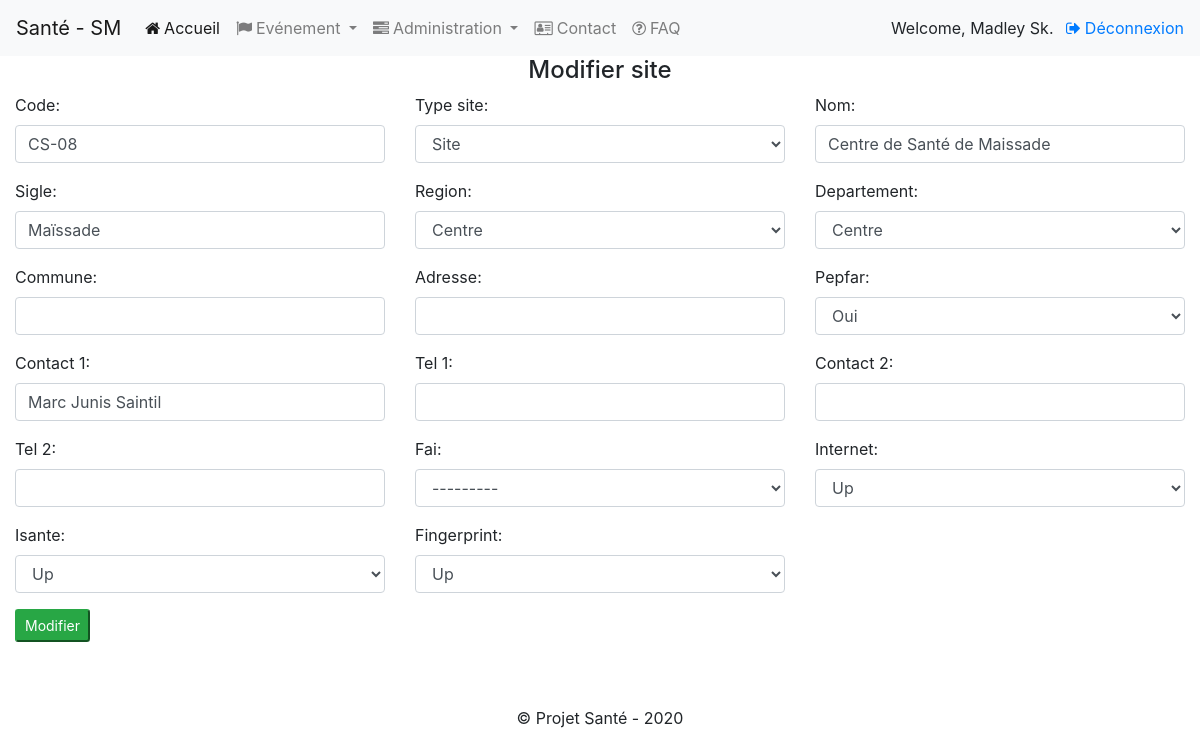
Page /edit_site/12 (signed in) on the earlier database version.
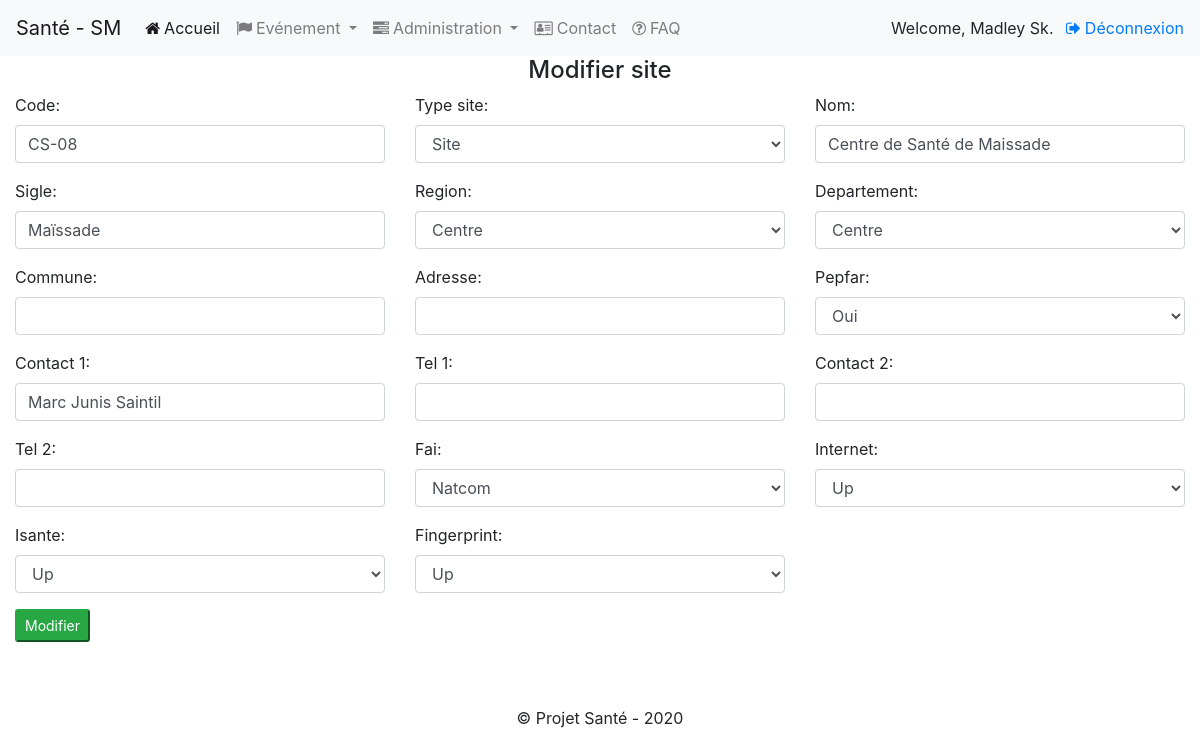
Same page on the later database version.
### smonitoring/models.py (models this page shows, shortened)
class Site(models.Model):
	code = models.CharField(max_length=10,unique=True)
	type_site = models.CharField(max_length=10, choices =[('site','Site'),('bureau','Bureau')])
	nom = models.CharField(max_length=100)
	sigle = models.CharField(max_length=10, default=None, blank=True,null=True)
	region = models.ForeignKey(Region,on_delete=models.CASCADE, related_name="nom_reg")
	departement = models.ForeignKey(Departement,on_delete=models.CASCADE, related_name="dept_ref")
	commune = models.CharField(max_length=100)
	adresse = models.CharField(max_length=100, default=None, blank=True,null=True)
	pepfar = models.CharField(max_length=10, choices = PEPFAR_CHOICES)
	contact_1 = models.CharField(max_length=100)
	tel_1 = models.CharField(max_length=100)
	contact_2 = models.CharField(max_length=100, default=None, blank=True,null=True)
	tel_2 = models.CharField(max_length=100, default=None, blank=True,null=True)
	fai = models.CharField(max_length=100, choices= FAI_CHOICES)
	internet = models.CharField(max_length=15, choices = EL_CHOICES)
	isante = models.CharField(max_length=15, choices = EL_CHOICES)
	fingerprint = models.CharField(max_length=15, choices = EL_CHOICES)

### smonitoring/views.py (the view)
# urls.py: path("edit_site/<int:id_site>",views.edit_site,name="edit_site"),
@login_required
def edit_site(request,id_site):
	context = {
		"page_title": 'Modifier site'
	}
	try:
		site= Site.objects.get(pk=id_site)
	except Site.DoesNotExist:
		return HttpResponseRedirect(reverse('list_sites'))
	if request.method == 'POST':
		form = SiteEditForm(request.POST,instance=site)
		format_form_field(form)
		if form.is_valid():
			site_edited = form.save()
			return HttpResponseRedirect(reverse('list_sites'))
	else:
		form = SiteEditForm(instance=site)
		format_form_field(form)
	context['form']= form
	return render(request, 'site_edit.html', context)

### smonitoring/forms.py
class SiteEditForm(ModelForm):
	class Meta:
		model = Site
		fields = ['code','type_site','nom','sigle','region','departement'\
		,'commune','adresse','pepfar','contact_1','tel_1','contact_2',\
		'tel_2','fai','internet','isante','fingerprint']

### smonitoring/fonctions.py (called while the page is built)
def format_form_field(form):
	for f in form:
		if not isinstance(f.field.widget, forms.SelectDateWidget):
			f.field.widget.attrs.update({'class':'form-control'})

### smonitoring/models.py (called while the page is built)
	def __str__(self):
		return self.nom_region

	def __str__(self):
		return self.nom_departement

### smonitoring/templates/site_edit.html
{% extends "layout.html" %}
{% block body %}
<section class="content">
	<h4 class="text-center">{{ page_title }}</h4>
	<form method=post>{% csrf_token%}
		<div class="row">
		{% include "_formhelpers.html" %}
		<div class="form-group col-md-6">
			<button type="submit" class="btn-sm btn-success">Modifier</button>
		</div>
		</div>
	</form>
</section>
{% endblock %}

### smonitoring/templates/_formhelpers.html (shortened to what this page needs)
{% for field in form %}
	{% if not field.is_hidden %}
	<div class="form-group col-sm-12 col-md-4">
		{{field.label_tag}}
		{{field}}
	</div>
	{% endif %}
{% endfor %}

Differences in the rows shown:
changed Site "CS-08": fai "---------" → "Natcom"
